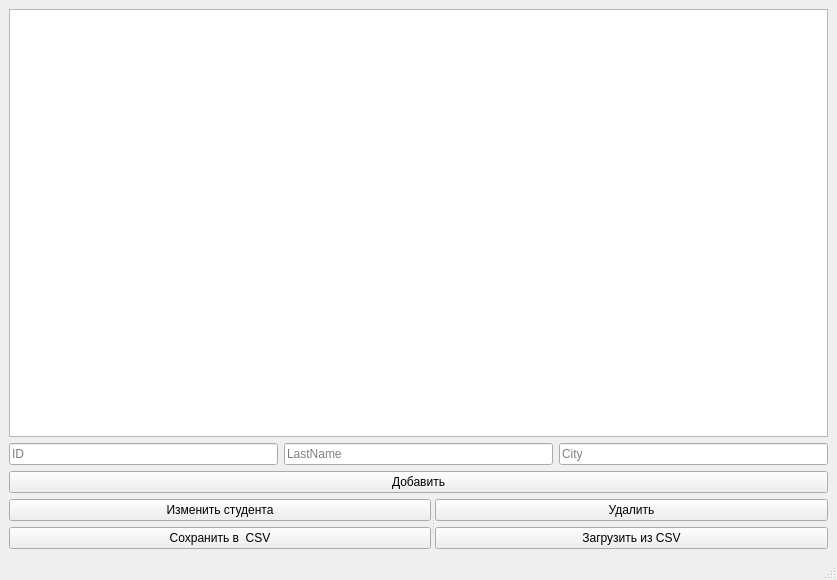
<?xml version="1.0" encoding="UTF-8"?>
<ui version="4.0">
 <class>MainWindow</class>
 <widget class="QMainWindow" name="MainWindow">
  <property name="geometry">
   <rect>
    <x>0</x>
    <y>0</y>
    <width>837</width>
    <height>580</height>
   </rect>
  </property>
  <property name="windowTitle">
   <string>MainWindow</string>
  </property>
  <widget class="QWidget" name="centralwidget">
   <layout class="QGridLayout" name="gridLayout">
    <item row="0" column="0">
     <widget class="QTableView" name="tableView">
      <property name="alternatingRowColors">
       <bool>true</bool>
      </property>
      <property name="selectionMode">
       <enum>QAbstractItemView::SingleSelection</enum>
      </property>
      <property name="selectionBehavior">
       <enum>QAbstractItemView::SelectRows</enum>
      </property>
     </widget>
    </item>
    <item row="1" column="0">
     <layout class="QHBoxLayout" name="horizontalLayout">
      <item>
       <widget class="QLineEdit" name="lineEditID">
        <property name="placeholderText">
         <string>ID</string>
        </property>
       </widget>
      </item>
      <item>
       <widget class="QLineEdit" name="lineEditLastName">
        <property name="placeholderText">
         <string>LastName</string>
        </property>
       </widget>
      </item>
      <item>
       <widget class="QLineEdit" name="lineEditCity">
        <property name="placeholderText">
         <string>City</string>
        </property>
       </widget>
      </item>
     </layout>
    </item>
    <item row="2" column="0">
     <widget class="QPushButton" name="AddStudentButton">
      <property name="text">
       <string>Добавить</string>
      </property>
     </widget>
    </item>
    <item row="3" column="0">
     <widget class="QSplitter" name="splitter">
      <property name="orientation">
       <enum>Qt::Horizontal</enum>
      </property>
      <widget class="QWidget" name="layoutWidget">
       <layout class="QVBoxLayout" name="verticalLayout">
        <item>
         <widget class="QPushButton" name="pushButtonEditStudent">
          <property name="text">
           <string>Изменить студента</string>
          </property>
         </widget>
        </item>
        <item>
         <widget class="QPushButton" name="WriteCSVButton">
          <property name="text">
           <string>Сохранить в  CSV</string>
          </property>
         </widget>
        </item>
       </layout>
      </widget>
      <widget class="QWidget" name="layoutWidget">
       <layout class="QVBoxLayout" name="verticalLayout_2">
        <item>
         <widget class="QPushButton" name="RemoveStudentButton">
          <property name="text">
           <string>Удалить</string>
          </property>
         </widget>
        </item>
        <item>
         <widget class="QPushButton" name="ReadCSVButton">
          <property name="text">
           <string>Загрузить из CSV</string>
          </property>
         </widget>
        </item>
       </layout>
      </widget>
     </widget>
    </item>
   </layout>
  </widget>
  <widget class="QMenuBar" name="menubar">
   <property name="geometry">
    <rect>
     <x>0</x>
     <y>0</y>
     <width>837</width>
     <height>22</height>
    </rect>
   </property>
  </widget>
  <widget class="QStatusBar" name="statusbar"/>
 </widget>
 <resources/>
 <connections/>
</ui>
